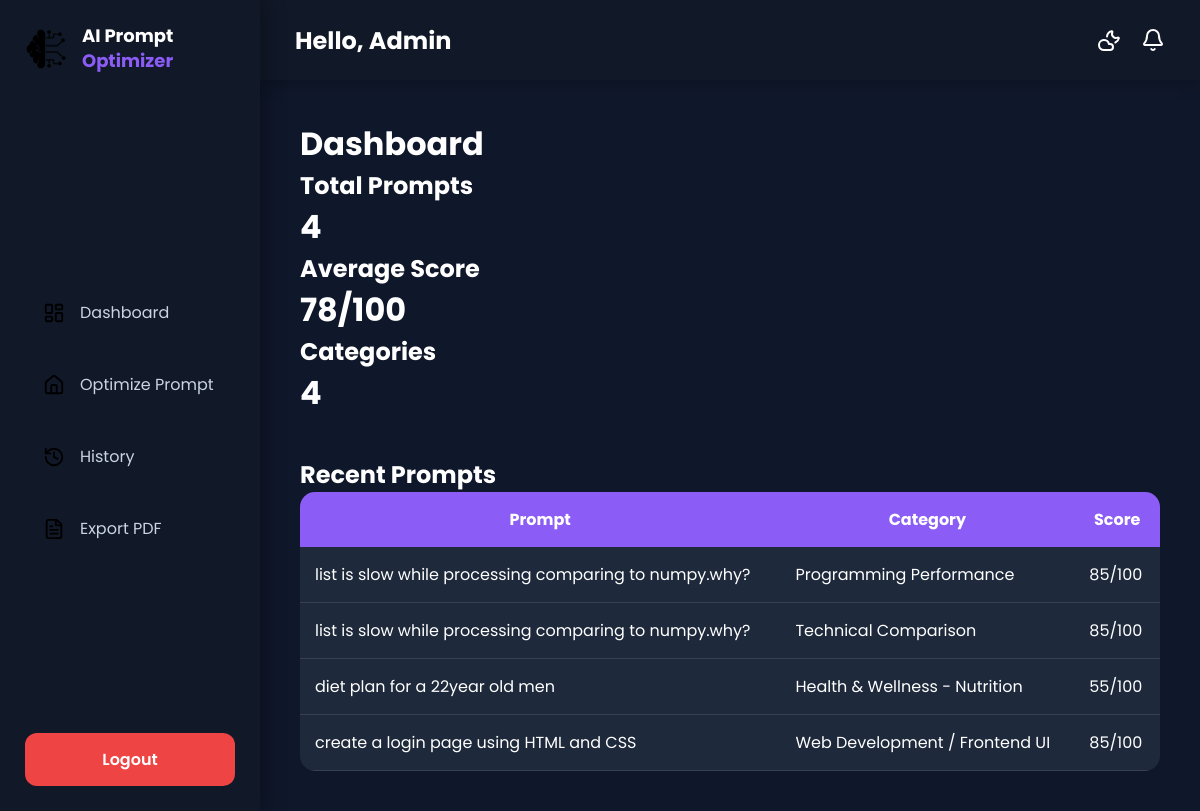
The app's page /dashboard/ (signed in) with its own data.
### optimizer/models.py (models this page shows, shortened)
class PromptHistory(models.Model):
    user = models.ForeignKey(User,on_delete=models.CASCADE)
    original_prompt = models.TextField()
    optimized_prompt = models.TextField()
    quality_score = models.IntegerField()
    category = models.CharField(max_length=100)
    created_at = models.DateTimeField(auto_now_add=True)

### optimizer/views.py (the view)
# urls.py: path("dashboard/", views.dashboard, name="dashboard"),
@login_required
def dashboard(request):
    prompts = PromptHistory.objects.filter(user=request.user)
    total_prompts = prompts.count()
    average_score = prompts.aggregate(
        Avg("quality_score")
    )["quality_score__avg"]
    total_categories = prompts.values(
        "category"
    ).distinct().count()
    recent_prompts = prompts.order_by("-created_at")[:5]
    context = {
        "total_prompts": total_prompts,
        "average_score": round(average_score or 0),
        "total_categories": total_categories,
        "recent_prompts": recent_prompts,
    }
    return render(request, "dashboard.html", context)

### templates/dashboard.html (shortened to what this page needs)
{% extends 'base.html' %}
{% block content %}
<h1>Dashboard</h1>
<div class="dashboard">
    <div class="card-box">
        <h2>Total Prompts</h2>
        <h1>{{ total_prompts }}</h1>
    </div>
    <div class="card-box">
        <h2>Average Score</h2>
        <h1>{{ average_score }}/100</h1>
    </div>
    <div class="card-box">
        <h2>Categories</h2>
        <h1>{{ total_categories }}</h1>
    </div>
</div>
<h2 style="margin-top:40px;">Recent Prompts</h2>
<table class="history-table">
<tr>
    <th>Prompt</th>
    <th>Category</th>
    <th>Score</th>
</tr>
{% for prompt in recent_prompts %}
<tr>
    <td>{{ prompt.original_prompt }}</td>
    <td>{{ prompt.category }}</td>
    <td>{{ prompt.quality_score }}/100</td>
</tr>
{% empty %}
<tr>
    <td colspan="3">No prompts found.</td>
</tr>
{% endfor %}
</table>
{% endblock %}

### templates/base.html (shortened to what this page needs)
{% load static %}
<!DOCTYPE html>
<html lang="en">
<head>
    <link rel="stylesheet" href="{% static 'css/style.css' %}">
</head>
<body>
<div class="layout">
    <aside class="sidebar">
        <div class="logo">
            <img src="{% static 'images/logo.png' %}" alt="Logo">
            <div class="logo-text">
                <h2>AI Prompt</h2>
                <span>Optimizer</span>
            </div>
        </div>
        <ul class="menu">
            <li>
                <a href="{% url 'dashboard' %}">
                    <img src="{% static 'images/dashboard.svg' %}" alt="Dashboard" class="menu-icon">
                    <span>Dashboard</span>
                </a>
            </li>
            <li>
                <a href="{% url 'home' %}">
                    <img src="{% static 'images/home.svg' %}" alt="Home" class="menu-icon">
                    <span>Optimize Prompt</span>
                </a>
            </li>
            <li>
                <a href="{% url 'history' %}">
                    <img src="{% static 'images/history.svg' %}" alt="History" class="menu-icon">
                    <span>History</span>
                </a>
            </li>
            <li>
                <a href="{% url 'export_pdf' %}">
                    <img src="{% static 'images/document.svg' %}" alt="Document" class="menu-icon">
                    <span>Export PDF</span>
                </a>
            </li>
        </ul>
        <div class="logout">
            <a href="{% url 'logout' %}">Logout</a>
        </div>
    </aside>
    <div class="main">
        <header class="topbar">
            <div class="top-title">
                <h2>Hello, {{ user.username }}</h2>
            </div>
            <div class="top-right">
                <img src="{% static 'images/moon.svg' %}" class="top-icon" alt="Dark Mode">
                <img src="{% static 'images/bell.svg' %}" class="top-icon" alt="Notifications">
            </div>
        </header>
        <div class="content">
            {% block content %}
            {% endblock %}
        </div>
    </div>
</div>
</body>
</html>

### static/css/style.css (style rules this page uses)
* { margin:0; padding:0; box-sizing:border-box; font-family:'Poppins',sans-serif; }
body { background:#0f172a; color:#fff; }
.layout { display:flex; min-height:100vh; }
.sidebar { width:260px; background:#111827; position:fixed; left:0; top:0; bottom:0; padding:25px; display:flex; flex-direction:column; justify-content:space-between; box-shadow:5px 0 20px rgba(0,0,0,.3); }
.logo { display:flex; align-items:center; gap:15px; margin-bottom:50px; }
.logo img { width: 42px; height: 42px; }
.logo-text h2 { color:white; font-size:18px; font-weight:700; line-height:1.2; }
.logo-text span { color:#8b5cf6; font-size:18px; font-weight:700; }
.menu { list-style:none; }
.menu li { margin-bottom:15px; }
.menu li a { display:flex; align-items:center; gap:15px; padding:14px 18px; text-decoration:none; color:#cbd5e1; border-radius:12px; transition:.3s; }
.menu-icon { width:22px; height:22px; object-fit:contain; }
.menu li a { display:flex; align-items:center; gap:15px; padding:16px 18px; text-decoration:none; color:#cbd5e1; border-radius:14px; transition:0.3s; }
.logout a { display:block; background:#ef4444; color:white; text-align:center; padding:14px; text-decoration:none; border-radius:12px; font-weight:600; transition:.3s; }
.main { margin-left:260px; width:calc(100% - 260px); }
.topbar { height:80px; background:#111827; display:flex; justify-content:space-between; align-items:center; padding:0 35px; box-shadow:0 4px 15px rgba(0,0,0,.2); }
.top-title h2 { color:white; }
.top-right { display:flex; align-items:center; gap:20px; }
.top-icon { width:24px; height:24px; cursor:pointer; filter: brightness(0) invert(1); transition:0.3s; }
.content { padding:40px; }
table { width:100%; border-collapse:collapse; background:#1e293b; border-radius:15px; overflow:hidden; }
th { background:#8b5cf6; padding:15px; }
td { padding:15px; border-bottom:1px solid #374151; }

### records on screen
PromptHistory: original_prompt "list is slow while processing comparing to numpy.why?", category "Programming Performance", quality_score "85"
PromptHistory: original_prompt "list is slow while processing comparing to numpy.why?", category "Technical Comparison", quality_score "85"
PromptHistory: original_prompt "diet plan for a 22year old men", category "Health & Wellness - Nutrition", quality_score "55"
PromptHistory: original_prompt "create a login page using HTML and CSS", category "Web Development / Frontend UI", quality_score "85"

### other values on screen
{{ user.username }} "Admin"
{{ total_prompts }} "4"
{{ average_score }} "78"
{{ total_categories }} "4"
